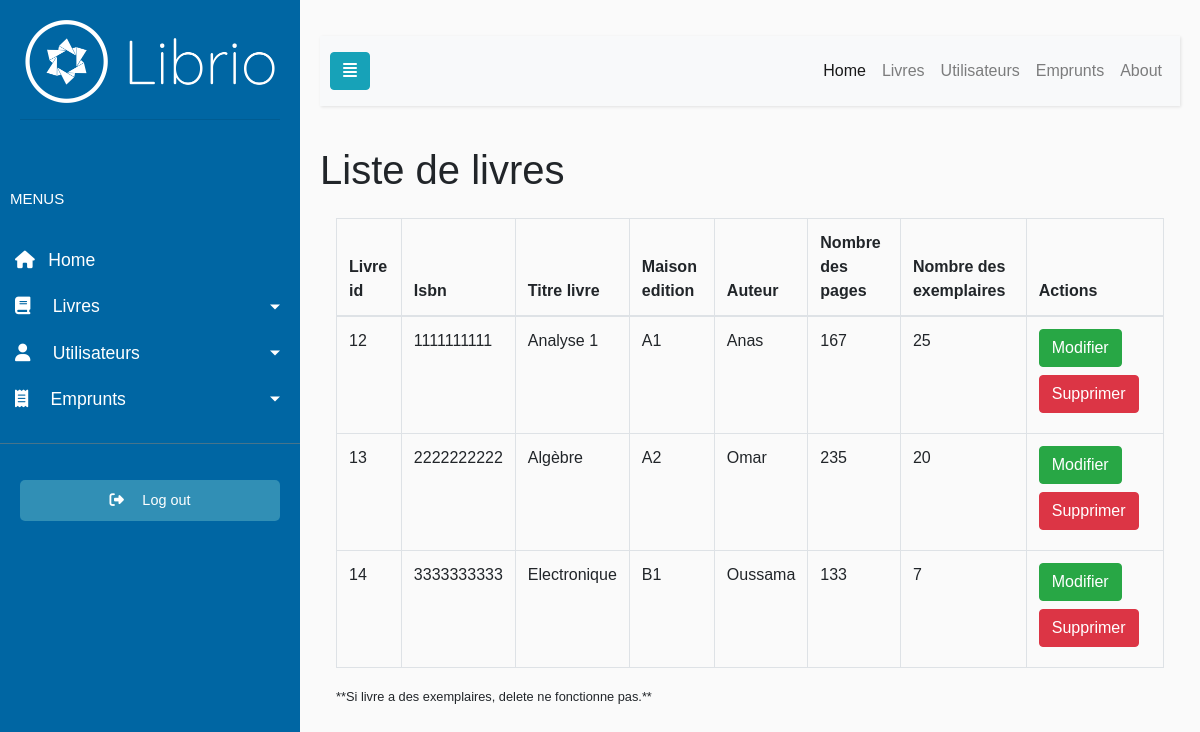
Screenshot of /booksList2.php (signed in) with the database file from the repository.
### tables this page shows
CREATE TABLE IF NOT EXISTS `livre` (
  `Livre_id` int NOT NULL AUTO_INCREMENT,
  `ISBN` varchar(255) NOT NULL,
  `titre_livre` varchar(70) DEFAULT NULL,
  `maison_edition` varchar(40) DEFAULT NULL,
  `Auteur` text,
  `Nb_des_pages` int DEFAULT NULL,
  `Nb_des_exemplaires` int DEFAULT NULL,
  PRIMARY KEY (`Livre_id`),
  UNIQUE KEY `ISBN` (`ISBN`) USING BTREE
);

### booksList2.php (the view, shortened to what this page needs)
<?php include 'db.php'; ?>
<!doctype html>
<html>
    <head>
        <?php include('head.php') ?>
    </head>
    <body>
                <?php include('navbar.php') ?>
                <h1>Liste de livres</h1>
                <div class="table-responsive py-3 px-3">
                    <table class="table table-bordered border-dark">
                        <thead>
                            <tr>
                                <th scope="col">Livre id</th>
                                <th scope="col">Isbn</th>
                                <th scope="col">Titre livre</th>
                                <th scope="col">Maison edition</th>
                                <th scope="col">Auteur</th>
                                <th scope="col">Nombre des pages</th>
                                <th scope="col">Nombre des exemplaires</th>
                                <th scope="col">Actions</th>
                            </tr>
                        </thead>
                        <tbody>
                            <?php
                                $sql ="SELECT * FROM livre;";
                                $result = mysqli_query($conn, $sql);
                            ?>
                            <?php while($row=mysqli_fetch_assoc($result)):?>
                                <tr>
                                    <td><?php echo $row['Livre_id']?></td>
                                    <td><?php echo $row['ISBN']?></td>
                                    <td><?php echo $row['titre_livre']?></td>
                                    <td><?php echo $row['maison_edition']?></td>
                                    <td><?php echo $row['Auteur']?></td>
                                    <td><?php echo $row['Nb_des_pages']?></td>
                                    <td><?php echo $row['Nb_des_exemplaires']?></td>
                                    <td><a href="modifyBook.php?Livre_id=<?=$row['Livre_id']?>"><button class="mb-2 btn btn-success text-white fw-bold">Modifier</button></a>&nbsp;
                                        &nbsp;<button onclick="func(<?=$row['Livre_id']?>)" data-bs-toggle="modal" data-bs-target="#confirmodal" class="mb-2 btn btn-danger text-white fw-bold">Supprimer</td>
                                </tr>
                            <?php endwhile;?>
                        </tbody>
                    </table>
                    <small>**Si livre a des exemplaires, delete ne fonctionne pas.**</small>
                </div>
            </div>
        </div>
    </body>
</html>

### head.php (style rules this page uses)
body { font-family: 'Poppins', sans-serif;background: #fafafa }
a, a:hover, a:focus { color:inherit;text-decoration: none;transition: all 0.3s }

### rows the page displays
livre: Livre_id "12", ISBN "1111111111", titre_livre "Analyse 1", maison_edition "A1", Auteur "Anas", Nb_des_pages "167", Nb_des_exemplaires "25"
livre: Livre_id "13", ISBN "2222222222", titre_livre "Algèbre", maison_edition "A2", Auteur "Omar", Nb_des_pages "235", Nb_des_exemplaires "20"
livre: Livre_id "14", ISBN "3333333333", titre_livre "Electronique", maison_edition "B1", Auteur "Oussama", Nb_des_pages "133", Nb_des_exemplaires "7"
